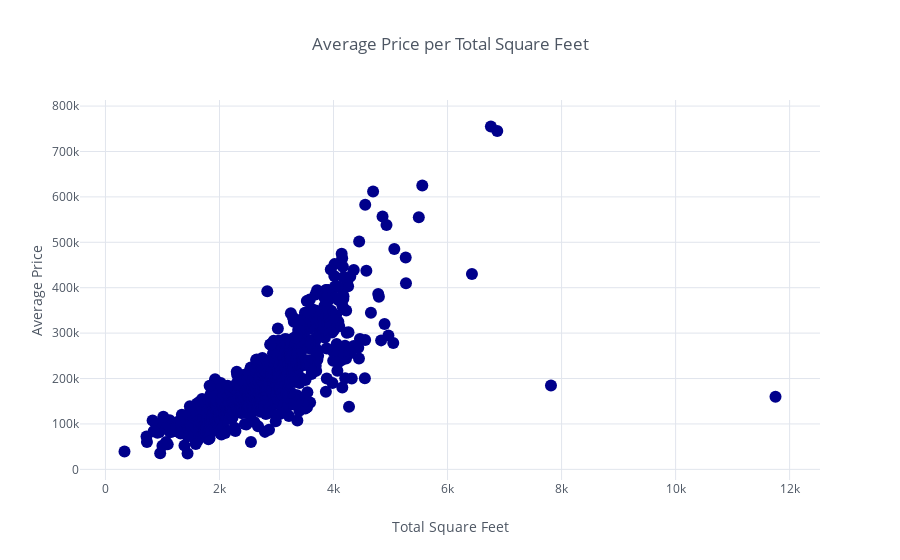

The notebook cell this image was saved under:
### Code cell
sqr.iplot(kind='scatter', mode='markers', x='TotalSF', y='SalePrice', 
              xTitle='Total Square Feet', yTitle='Average Price', 
              title='Average Price per Total Square Feet', color='darkblue')

### Figure 1 — Plotly figure (JSON) as saved in the notebook; plotly's stock layout.template omitted (floating-point values rounded to 4 significant figures; data arrays with more than 128 entries replaced by an {"elided": "..."} marker saying what was removed)
{"data": [{"line": {"color": "rgba(0, 0, 139, 1.0)", "dash": "solid", "shape": "linear", "width": 1.3}, "marker": {"size": 12, "symbol": "circle"}, "mode": "markers", "name": "SalePrice", "text": "", "type": "scatter", "uid": "c4da00c3-2c4a-4de1-9c6a-d1bca91cd3ed", "x": {"elided": "963 int values"}, "y": {"elided": "963 float values"}}], "layout": {"legend": {"bgcolor": "#FFFFFF", "font": {"color": "#4D5663"}}, "paper_bgcolor": "#FFFFFF", "plot_bgcolor": "#FFFFFF", "title": {"font": {"color": "#4D5663"}, "text": "Average Price per Total Square Feet"}, "xaxis": {"gridcolor": "#E1E5ED", "showgrid": true, "tickfont": {"color": "#4D5663"}, "title": {"font": {"color": "#4D5663"}, "text": "Total Square Feet"}, "zerolinecolor": "#E1E5ED"}, "yaxis": {"gridcolor": "#E1E5ED", "showgrid": true, "tickfont": {"color": "#4D5663"}, "title": {"font": {"color": "#4D5663"}, "text": "Average Price"}, "zerolinecolor": "#E1E5ED"}}}
